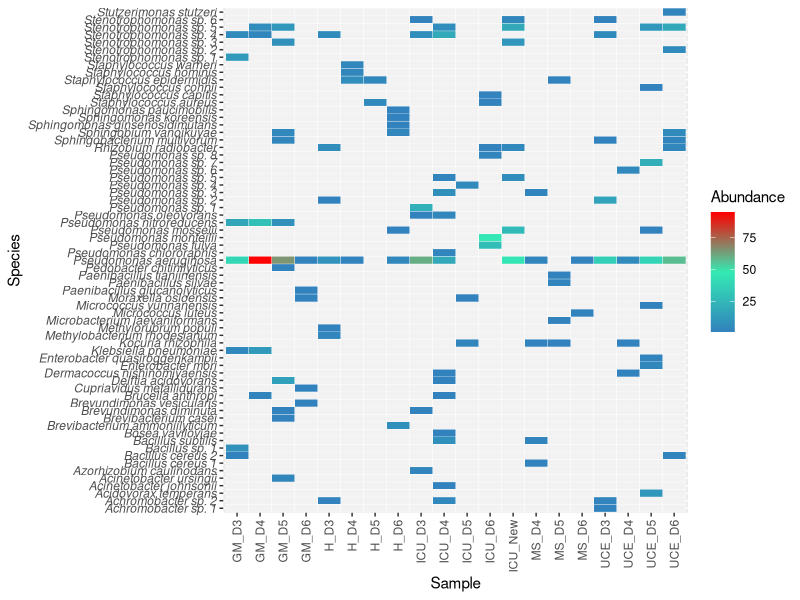
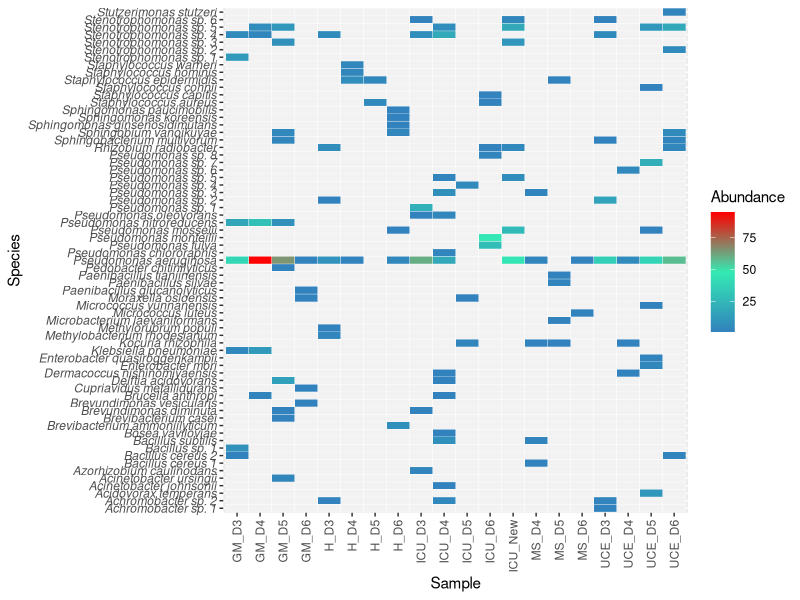
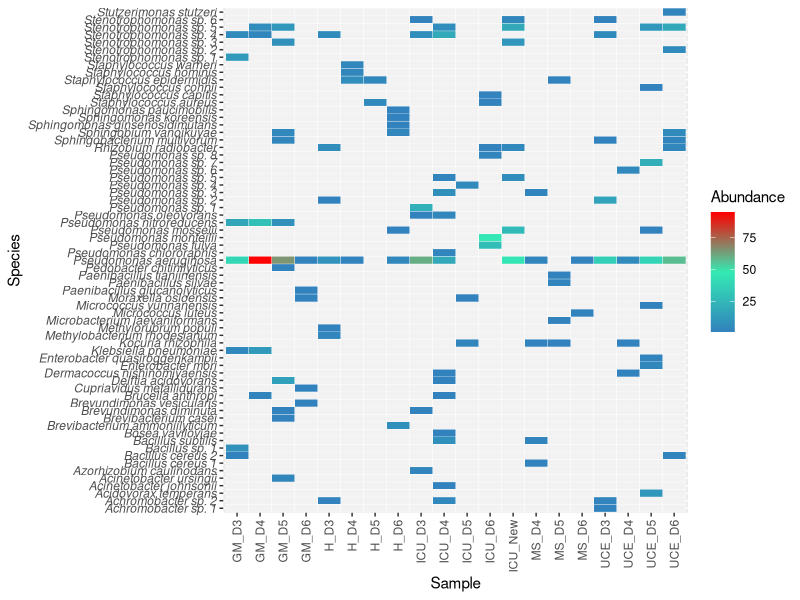
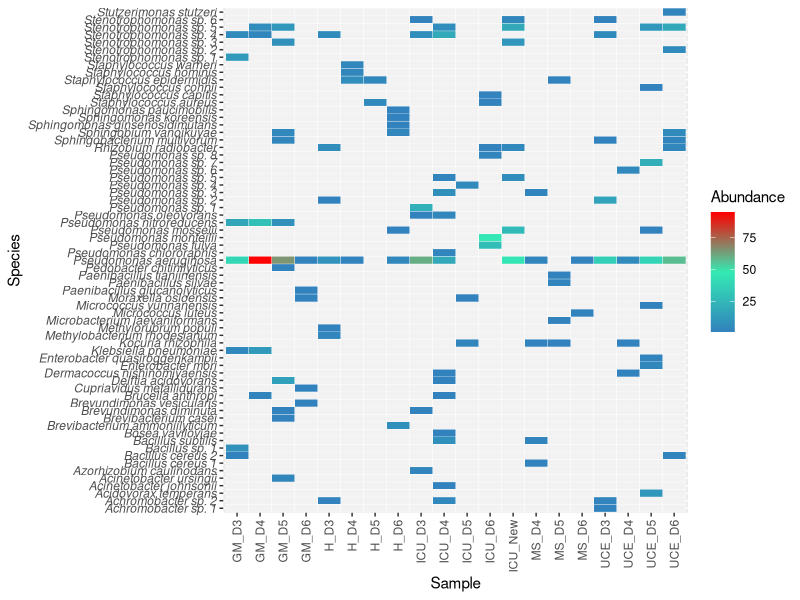

These figures' R source, in order:
# Load required libraries
library(readxl)
library(tidyr)
library(ggplot2)

# Read data
data_heatmap <- read_excel("Data/Heatmap.xlsx")

# Preprocess data, remove rows with NA values
data_processed <- na.omit(data_heatmap)

# Assign NA to zero values for better handling in the heatmap
data_processed[data_processed == 0] <- NA

# Define the color gradient for low, medium, and high values
colors <- colorRampPalette(c("#3182bd", "#34ebb4", "red"))(100)  # Gradient from blue to green to red

# Reshape data for ggplot
data_long <- tidyr::pivot_longer(data_processed, cols = -Species, names_to = "Sample", values_to = "Abundance")

# Plot heatmap 
heatmap_plot <- ggplot(data_long, aes(x = Sample, y = Species, fill = Abundance)) +
  geom_tile(color = "white") +
  scale_fill_gradientn(colors = colors, na.value = "#f2f2f2", name = "Abundance") +  
  theme(
    axis.text.x = element_text(angle = 90, vjust = 0.5, hjust=1),
    axis.text.y = element_text(face = "italic")
  ) +  
  labs(x = "Sample", y = "Species")

# Display the heatmap
print(heatmap_plot)

# Optionally save the plot
ggsave("output/Fig4_heatmap.png", heatmap_plot, width = 10, height = 8, dpi = 300)
ggsave("output/Fig4_heatmap.tiff", heatmap_plot, width = 10, height = 8, dpi = 300)
ggsave("output/Fig4_heatmap.svg", heatmap_plot, width = 10, height = 8)
